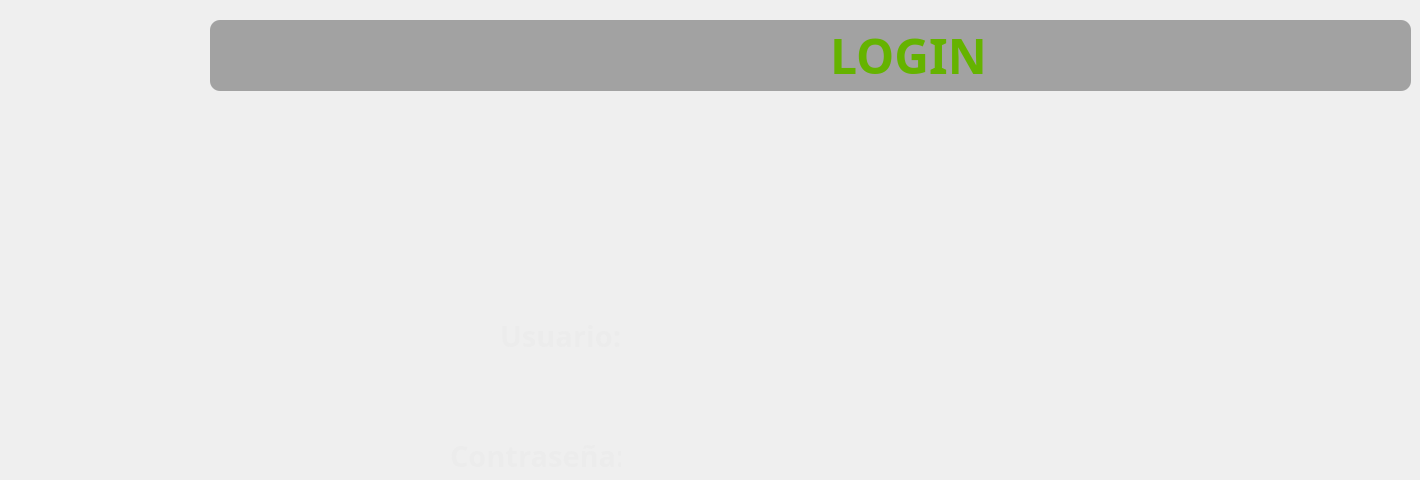
   <widget class="QWidget" name="page_2">
    <widget class="QGroupBox" name="groupBox_55">
     <property name="geometry">
      <rect>
       <x>210</x>
       <y>20</y>
       <width>1201</width>
       <height>71</height>
      </rect>
     </property>
     <property name="styleSheet">
      <string notr="true">background-color: rgb(48, 48, 48,40%);
border-radius:10%;</string>
     </property>
     <property name="title">
      <string/>
     </property>
     <widget class="QLabel" name="label_133">
      <property name="geometry">
       <rect>
        <x>620</x>
        <y>10</y>
        <width>181</width>
        <height>51</height>
       </rect>
      </property>
      <property name="font">
       <font>
        <family>Sans Serif</family>
        <pointsize>36</pointsize>
        <weight>75</weight>
        <italic>false</italic>
        <bold>true</bold>
       </font>
      </property>
      <property name="styleSheet">
       <string notr="true">background-color:transparent;
color:rgb(101, 179, 0)</string>
      </property>
      <property name="text">
       <string>LOGIN</string>
      </property>
     </widget>
    </widget>
    <widget class="QLabel" name="ltime_12">
     <property name="geometry">
      <rect>
       <x>500</x>
       <y>320</y>
       <width>131</width>
       <height>31</height>
      </rect>
     </property>
     <property name="font">
      <font>
       <family>Droid Sans</family>
       <pointsize>22</pointsize>
       <weight>75</weight>
       <italic>false</italic>
       <bold>true</bold>
      </font>
     </property>
     <property name="styleSheet">
      <string notr="true">background-color:transparent;
color:rgb(236, 236, 236);
</string>
     </property>
     <property name="text">
      <string>Usuario:</string>
     </property>
    </widget>
    <widget class="QLabel" name="ltime_13">
     <property name="geometry">
      <rect>
       <x>450</x>
       <y>440</y>
       <width>171</width>
       <height>31</height>
      </rect>
     </property>
     <property name="font">
      <font>
       <family>Droid Sans</family>
       <pointsize>22</pointsize>
       <weight>75</weight>
       <italic>false</italic>
       <bold>true</bold>
      </font>
     </property>
     <property name="styleSheet">
      <string notr="true">background-color:transparent;
color:rgb(236, 236, 236);
</string>
     </property>
     <property name="text">
      <string>Contraseña:</string>
     </property>
    </widget>
   </widget>
